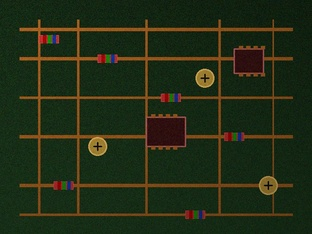
#> input picture imagem/componente.jpg, 312 x 234 px, shrunk from 640 x 480 before the run, found by its file name
$ python processamento.py
#> lines starting #> are read from the running program, lines starting #| are printed output that depends on the picture; after the words box and inside, x2 and y2 are one past the last pixel; in counts of white or black regions, pixels touching at a corner belong together
# =============================================================================
# Prática 01 — Introdução à Visão Computacional com Python e OpenCV
# =============================================================================
# Situação-Problema:
#   Uma empresa de inspeção visual de componentes industriais precisa
#   de um estudo inicial para automatizar a análise de imagens capturadas
#   em uma bancada de testes. Este script aplica técnicas básicas de
#   pré-processamento para melhorar a visualização e separar regiões
#   de interesse.
# =============================================================================

import sys
import os
import cv2
import numpy as np
import matplotlib.pyplot as plt

os.makedirs("resultados", exist_ok=True)

# =============================================================================
# ETAPA 1 — Verificação do ambiente
# =============================================================================
print("=" * 60)
print("ETAPA 1 — Verificação do Ambiente")
print("=" * 60)
print(f"  Versão do OpenCV  : {cv2.__version__}")
print(f"  Versão do NumPy   : {np.__version__}")
print(f"  Versão do Python  : {sys.version.split()[0]}")
print()

# =============================================================================
# ETAPA 2 — Seleção e carregamento da imagem
# =============================================================================
# Caminho relativo à raiz do projeto.
# Coloque sua imagem na pasta "imagem/" e ajuste o nome abaixo se necessário.
CAMINHO_IMAGEM = os.path.join("imagem", "componente.jpg")

print("=" * 60)
print("ETAPA 2 / 3 — Carregando e Exibindo a Imagem")
print("=" * 60)

# O OpenCV lê imagens no padrão BGR (Blue-Green-Red).
# Para exibir corretamente com Matplotlib, que usa RGB, precisamos converter.
imagem_bgr = cv2.imread(CAMINHO_IMAGEM)
#> imagem_bgr is the input picture: shape (234, 312, 3); mean B, G, R 21.2, 44.2, 34.3

if imagem_bgr is None:
    print(f"\n[ERRO] Imagem não encontrada em: {CAMINHO_IMAGEM}")
    print("  → Verifique se a imagem foi colocada na pasta 'imagem/'")
    print("  → Verifique se o nome do arquivo corresponde ao da variável CAMINHO_IMAGEM")
    sys.exit(1)

# Convertendo de BGR (padrão OpenCV) para RGB (padrão Matplotlib)
imagem_rgb = cv2.cvtColor(imagem_bgr, cv2.COLOR_BGR2RGB)

print(f"  Imagem carregada com sucesso: {CAMINHO_IMAGEM}")
print()

# =============================================================================
# ETAPA 4 — Investigar propriedades da imagem
# =============================================================================
print("=" * 60)
print("ETAPA 4 — Propriedades da Imagem")
print("=" * 60)

altura, largura, canais = imagem_rgb.shape
#> altura = 234; largura = 312; canais = 3
tipo_dado = imagem_rgb.dtype
valor_minimo = imagem_rgb.min()
#> valor_minimo = 0
valor_maximo = imagem_rgb.max()
#> valor_maximo = 210

print(f"  Altura           : {altura} pixels")
#|   Altura           : 234 pixels
print(f"  Largura          : {largura} pixels")
#|   Largura          : 312 pixels
print(f"  Canais de cor    : {canais}  (R, G, B)")
#|   Canais de cor    : 3  (R, G, B)
print(f"  Tipo de dado     : {tipo_dado}  (uint8 = valores de 0 a 255)")
#|   Tipo de dado     : uint8  (uint8 = valores de 0 a 255)
print(f"  Valor mínimo     : {valor_minimo}  (pixel mais escuro)")
#|   Valor mínimo     : 0  (pixel mais escuro)
print(f"  Valor máximo     : {valor_maximo}  (pixel mais claro)")
#|   Valor máximo     : 210  (pixel mais claro)
print()

# Análise interpretativa das propriedades
print("  [Interpretação]")
print(f"  A imagem é uma matriz de {altura} x {largura} posições.")
#|   A imagem é uma matriz de 234 x 312 posições.
print(f"  Cada posição armazena 3 valores (R, G, B) entre 0 e 255.")
print(f"  Total de pixels: {altura * largura:,}")
#|   Total de pixels: 73,008
print()

# =============================================================================
# ETAPA 5 — Converter para escala de cinza
# =============================================================================
print("=" * 60)
print("ETAPA 5 — Conversão para Escala de Cinza")
print("=" * 60)

# A conversão para cinza reduz a imagem de 3 canais para 1 canal.
# O OpenCV usa a fórmula: Y = 0.299·R + 0.587·G + 0.114·B
# Isso pondera cada canal de acordo com a sensibilidade do olho humano.
imagem_cinza = cv2.cvtColor(imagem_bgr, cv2.COLOR_BGR2GRAY)
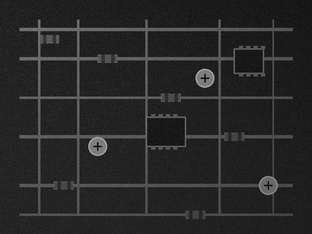
#> imagem_cinza: shape (234, 312); min 4, max 180, mean 38.6

print(f"  Dimensões após conversão: {imagem_cinza.shape}  (apenas 1 canal agora)")
#|   Dimensões após conversão: (234, 312)  (apenas 1 canal agora)
print()
print("  [Por que converter para cinza?]")
print("  → Reduz a complexidade dos dados (3 canais → 1 canal).")
print("  → Algoritmos de limiarização e detecção de borda funcionam")
print("    sobre imagens de canal único.")
print("  → Elimina variações de cor irrelevantes para certas análises,")
print("    focando apenas na intensidade luminosa de cada pixel.")
print()

# =============================================================================
# ETAPA 6 — Aplicar suavização (GaussianBlur)
# =============================================================================
print("=" * 60)
print("ETAPA 6 — Suavização com GaussianBlur")
print("=" * 60)

# O GaussianBlur aplica uma média ponderada na vizinhança de cada pixel,
# dando mais peso ao centro do kernel. O resultado é uma imagem mais suave.
# kernel_size=(5, 5): área de influência de cada pixel ao redor
# sigmaX=0: o desvio padrão é calculado automaticamente pelo OpenCV
imagem_suavizada = cv2.GaussianBlur(imagem_cinza, ksize=(5, 5), sigmaX=0)
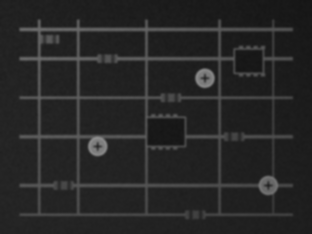
#> imagem_suavizada: shape (234, 312); min 21, max 141, mean 38.6

print("  Filtro aplicado : GaussianBlur  |  kernel: (5x5)  |  sigmaX: automático")
print()
print("  [O que esse filtro faz?]")
print("  → Reduz ruídos e pequenas variações de intensidade.")
print("  → Suaviza bordas excessivamente ruidosas.")
print("  → Prepara a imagem para a limiarização, evitando que")
print("    ruídos sejam interpretados como regiões de interesse.")
print()

# =============================================================================
# ETAPA 7 — Aplicar limiarização
# =============================================================================
print("=" * 60)
print("ETAPA 7 — Limiarização (Threshold)")
print("=" * 60)

# --- Limiarização simples ---
# Pixels com intensidade > 127 viram branco (255); os demais, preto (0).
limiar_simples = 127
_, imagem_thresh_simples = cv2.threshold(
    imagem_suavizada, limiar_simples, 255, cv2.THRESH_BINARY
)
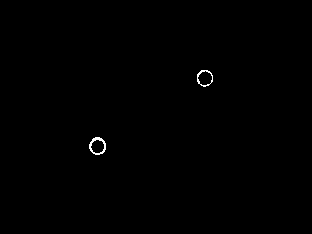
#> imagem_thresh_simples: shape (234, 312); 0.25% white in thin lines or dots, all inside (x1, y1, x2, y2) = (89, 70, 213, 155)

# --- Limiarização automática pelo método OTSU ---
# O OTSU calcula automaticamente o melhor limiar para separar fundo e objeto,
# minimizando a variância dentro de cada classe (fundo e objeto).
limiar_otsu, imagem_thresh_otsu = cv2.threshold(
    imagem_suavizada, 0, 255, cv2.THRESH_BINARY + cv2.THRESH_OTSU
)
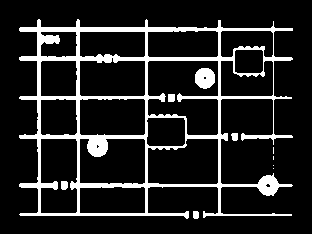
#> imagem_thresh_otsu: shape (234, 312); 13.8% white; 10 white regions (4 under 20 px), largest, box (x1, y1, x2, y2) and area: (19, 19, 293, 219) 9548, (195, 68, 215, 89) 336, (61, 181, 68, 190) 58, (168, 94, 175, 102) 55, (231, 133, 238, 141) 48, (193, 211, 199, 219) 45
#> limiar_otsu = 53

print(f"  Limiarização simples : limiar fixo = {limiar_simples}")
print(f"  Limiarização OTSU    : limiar calculado automaticamente = {limiar_otsu:.0f}")
#|   Limiarização OTSU    : limiar calculado automaticamente = 53
print()
print("  [Diferença entre os métodos]")
print("  → Simples: usa valor fixo escolhido manualmente. Sensível à")
print("    iluminação e pode não funcionar bem em condições variadas.")
print(f"  → OTSU: calculou {limiar_otsu:.0f} como ponto ótimo para esta imagem,")
#|   → OTSU: calculou 53 como ponto ótimo para esta imagem,
print("    adaptando-se automaticamente ao histograma de intensidades.")
print()

# =============================================================================
# ETAPA 8 — Organizar visualizações com subplots
# =============================================================================
print("=" * 60)
print("ETAPA 8 — Gerando Visualização com Subplots")
print("=" * 60)

fig, eixos = plt.subplots(2, 2, figsize=(14, 10))
fig.suptitle(
    "Prática 01 — Pré-processamento de Imagem com OpenCV",
    fontsize=15,
    fontweight="bold",
)

# Subplot 1: Imagem original colorida
eixos[0, 0].imshow(imagem_rgb)
eixos[0, 0].set_title("1. Imagem Original (RGB)", fontsize=12)
eixos[0, 0].axis("off")

# Subplot 2: Escala de cinza
eixos[0, 1].imshow(imagem_cinza, cmap="gray")
eixos[0, 1].set_title("2. Escala de Cinza", fontsize=12)
eixos[0, 1].axis("off")

# Subplot 3: Imagem suavizada
eixos[1, 0].imshow(imagem_suavizada, cmap="gray")
eixos[1, 0].set_title("3. Suavização — GaussianBlur (5×5)", fontsize=12)
eixos[1, 0].axis("off")

# Subplot 4: Comparação limiarização simples vs OTSU lado a lado
# Cria imagem composta para comparar os dois resultados num único subplot
comparacao = np.hstack([imagem_thresh_simples, imagem_thresh_otsu])
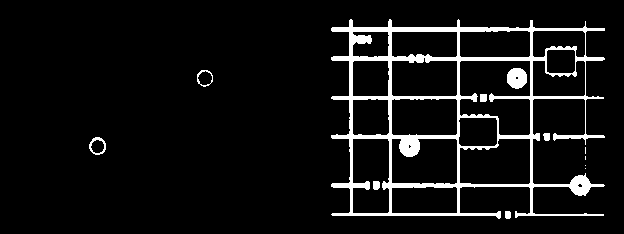
#> comparacao: shape (234, 624); 7% white; 12 white regions (4 under 20 px), largest, box (x1, y1, x2, y2) and area: (331, 19, 605, 219) 9548, (507, 68, 527, 89) 336, (89, 137, 106, 155) 110
eixos[1, 1].imshow(comparacao, cmap="gray")
eixos[1, 1].set_title(
    f"4. Limiarização — Simples (limiar=127) | OTSU (limiar={limiar_otsu:.0f})",
    fontsize=10,
)
eixos[1, 1].axis("off")

plt.tight_layout()

# Salva a figura na pasta resultados/
caminho_saida = os.path.join("resultados", "resultado_processamento.png")
plt.savefig(caminho_saida, dpi=150, bbox_inches="tight")
print(f"  Figura salva em: {caminho_saida}")
print()

# Exibe a figura na tela
plt.show()

# =============================================================================
# ETAPA 9 — Interpretação dos resultados
# =============================================================================
print("=" * 60)
print("ETAPA 9 — Interpretação dos Resultados")
print("=" * 60)
print()
print("  [Regiões destacadas]")
print("  → A conversão para cinza permitiu visualizar variações de")
print("    luminosidade sem a influência das cores.")
print("  → A suavização reduziu ruídos presentes na imagem,")
print("    tornando as transições entre regiões mais uniformes.")
print("  → A limiarização separou regiões claras (branco) das")
print("    regiões escuras (preto), evidenciando contornos e áreas")
print("    de contraste.")
print()
print("  [Limitações observadas]")
print("  → Variações de iluminação na imagem podem fazer com que")
print("    regiões do mesmo objeto recebam classificações diferentes")
print("    na limiarização simples.")
print(f"  → O OTSU calculou limiar = {limiar_otsu:.0f}, que tende a ser mais")
#|   → O OTSU calculou limiar = 53, que tende a ser mais
print("    adequado, mas ainda pode perder detalhes em sombras.")
print("  → A suavização com kernel 5×5 pode apagar bordas finas,")
print("    o que seria problemático em análises de detalhes pequenos.")
print()
print("=" * 60)
print("ETAPA 10 — Script concluído com sucesso!")
print("=" * 60)
